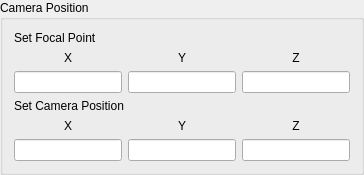
                                       <widget class="QGroupBox" name="CamPosBox">
                                          <property name="enabled">
                                             <bool>true</bool>
                                          </property>
                                          <property name="statusTip">
                                             <string>Setting the camera position</string>
                                          </property>
                                          <property name="whatsThis">
                                             <string>Setting the camera position</string>
                                          </property>
                                          <property name="title">
                                             <string>Camera Position</string>
                                          </property>
                                          <layout class="QVBoxLayout" name="CamBoxLayout">
                                             <item>
                                                <widget class="QLabel" name="FocalPointLabel">
                                                   <property name="text">
                                                      <string>Set Focal Point</string>
                                                   </property>
                                                </widget>
                                             </item>
                                             <item>
                                                <layout class="QGridLayout" name="FocalPosLayout">
                                                   <item row="0" column="0">
                                                      <widget class="QLabel" name="FocalPosXLabel">
                                                         <property name="text">
                                                            <string>X</string>
                                                         </property>
                                                         <property name="alignment">
                                                            <set>Qt::AlignCenter</set>
                                                         </property>
                                                      </widget>
                                                   </item>
                                                   <item row="0" column="1">
                                                      <widget class="QLabel" name="FocalPosYLabel">
                                                         <property name="text">
                                                            <string>Y</string>
                                                         </property>
                                                         <property name="alignment">
                                                            <set>Qt::AlignCenter</set>
                                                         </property>
                                                      </widget>
                                                   </item>
                                                   <item row="0" column="2">
                                                      <widget class="QLabel" name="FocalPosZLabel">
                                                         <property name="text">
                                                            <string>Z</string>
                                                         </property>
                                                         <property name="alignment">
                                                            <set>Qt::AlignCenter</set>
                                                         </property>
                                                      </widget>
                                                   </item>
                                                   <item row="1" column="0">
                                                      <widget class="QLineEdit" name="FocalPosX">
                                                         <property name="toolTip">
                                                            <string>Set the x coordinate of the focal point</string>
                                                         </property>
                                                         <property name="statusTip">
                                                            <string>Set the x coordinate of the focal point</string>
                                                         </property>
                                                         <property name="whatsThis">
                                                            <string>Set the x coordinate of the focal point</string>
                                                         </property>
                                                      </widget>
                                                   </item>
                                                   <item row="1" column="1">
                                                      <widget class="QLineEdit" name="FocalPosY">
                                                         <property name="toolTip">
                                                            <string>Set the y coordinate of the focal point</string>
                                                         </property>
                                                         <property name="statusTip">
                                                            <string>Set the y coordinate of the focal point</string>
                                                         </property>
                                                         <property name="whatsThis">
                                                            <string>Set the y coordinate of the focal point</string>
                                                         </property>
                                                      </widget>
                                                   </item>
                                                   <item row="1" column="2">
                                                      <widget class="QLineEdit" name="FocalPosZ">
                                                         <property name="toolTip">
                                                            <string>Set the z coordinate of the focal point</string>
                                                         </property>
                                                         <property name="statusTip">
                                                            <string>Set the z coordinate of the focal point</string>
                                                         </property>
                                                         <property name="whatsThis">
                                                            <string>Set the z coordinate of the focal point</string>
                                                         </property>
                                                      </widget>
                                                   </item>
                                                </layout>
                                             </item>
                                             <item>
                                                <widget class="QLabel" name="CamPosLabel">
                                                   <property name="text">
                                                      <string>Set Camera Position</string>
                                                   </property>
                                                </widget>
                                             </item>
                                             <item>
                                                <layout class="QGridLayout" name="CamPosLayout">
                                                   <item row="0" column="0">
                                                      <widget class="QLabel" name="CamPosXLabel">
                                                         <property name="text">
                                                            <string>X</string>
                                                         </property>
                                                         <property name="alignment">
                                                            <set>Qt::AlignCenter</set>
                                                         </property>
                                                      </widget>
                                                   </item>
                                                   <item row="0" column="1">
                                                      <widget class="QLabel" name="CamPosYLabel">
                                                         <property name="text">
                                                            <string>Y</string>
                                                         </property>
                                                         <property name="alignment">
                                                            <set>Qt::AlignCenter</set>
                                                         </property>
                                                      </widget>
                                                   </item>
                                                   <item row="0" column="2">
                                                      <widget class="QLabel" name="CamPosZLabel">
                                                         <property name="text">
                                                            <string>Z</string>
                                                         </property>
                                                         <property name="alignment">
                                                            <set>Qt::AlignCenter</set>
                                                         </property>
                                                      </widget>
                                                   </item>
                                                   <item row="1" column="0">
                                                      <widget class="QLineEdit" name="CamPosX">
                                                         <property name="toolTip">
                                                            <string>Set the x coordinate of the camera position</string>
                                                         </property>
                                                         <property name="statusTip">
                                                            <string>Set the x coordinate of the camera position</string>
                                                         </property>
                                                         <property name="whatsThis">
                                                            <string>Set the x coordinate of the camera position</string>
                                                         </property>
                                                         <property name="alignment">
                                                            <set>Qt::AlignCenter</set>
                                                         </property>
                                                      </widget>
                                                   </item>
                                                   <item row="1" column="1">
                                                      <widget class="QLineEdit" name="CamPosY">
                                                         <property name="toolTip">
                                                            <string>Set the y coordinate of the camera position</string>
                                                         </property>
                                                         <property name="statusTip">
                                                            <string>Set the y coordinate of the camera position</string>
                                                         </property>
                                                         <property name="whatsThis">
                                                            <string>Set the y coordinate of the camera position</string>
                                                         </property>
                                                         <property name="alignment">
                                                            <set>Qt::AlignCenter</set>
                                                         </property>
                                                      </widget>
                                                   </item>
                                                   <item row="1" column="2">
                                                      <widget class="QLineEdit" name="CamPosZ">
                                                         <property name="toolTip">
                                                            <string>Set the z coordinate of the camera position</string>
                                                         </property>
                                                         <property name="statusTip">
                                                            <string>Set the z coordinate of the camera position</string>
                                                         </property>
                                                         <property name="whatsThis">
                                                            <string>Set the z coordinate of the camera position</string>
                                                         </property>
                                                      </widget>
                                                   </item>
                                                </layout>
                                             </item>
                                          </layout>
                                       </widget>
